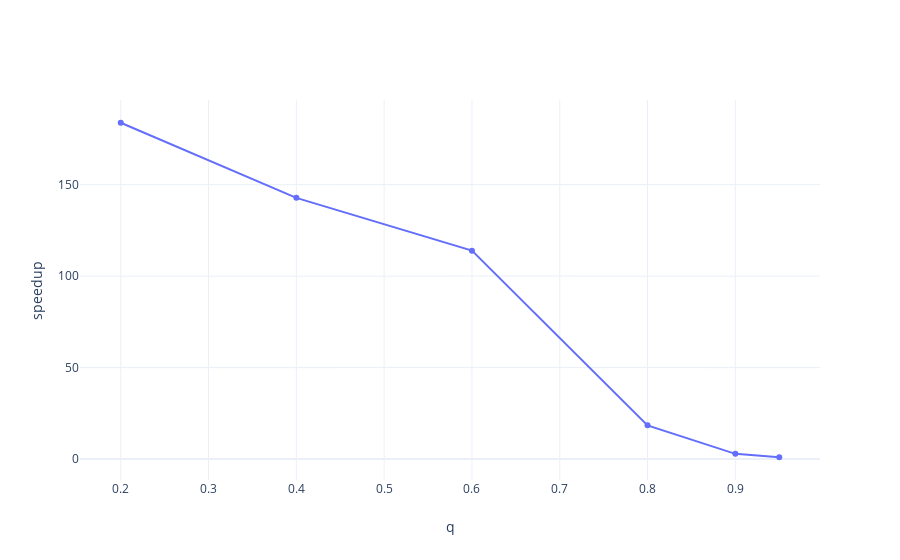

Notebook code cell kept with this figure:
### Code cell
fig = go.Figure()
fig.update_layout(template="plotly_white")
fig.add_trace(go.Scatter(
    x=df_speedup.index.values,
    y=df_speedup.speedup.values
))
fig.update_xaxes(title_text="q")
fig.update_yaxes(title_text="speedup")
#fig.update_layout(yaxis_type="log")
fig.show()

### Figure 1 — Plotly figure (JSON) as saved in the notebook; plotly's stock layout.template omitted (floating-point values rounded to 4 significant figures)
{"data": [{"type": "scatter", "x": [0.2, 0.4, 0.6, 0.8, 0.9, 0.95], "y": [183.8, 142.8, 113.9, 18.44, 2.871, 1]}], "layout": {"xaxis": {"title": {"text": "q"}}, "yaxis": {"title": {"text": "speedup"}}}}
